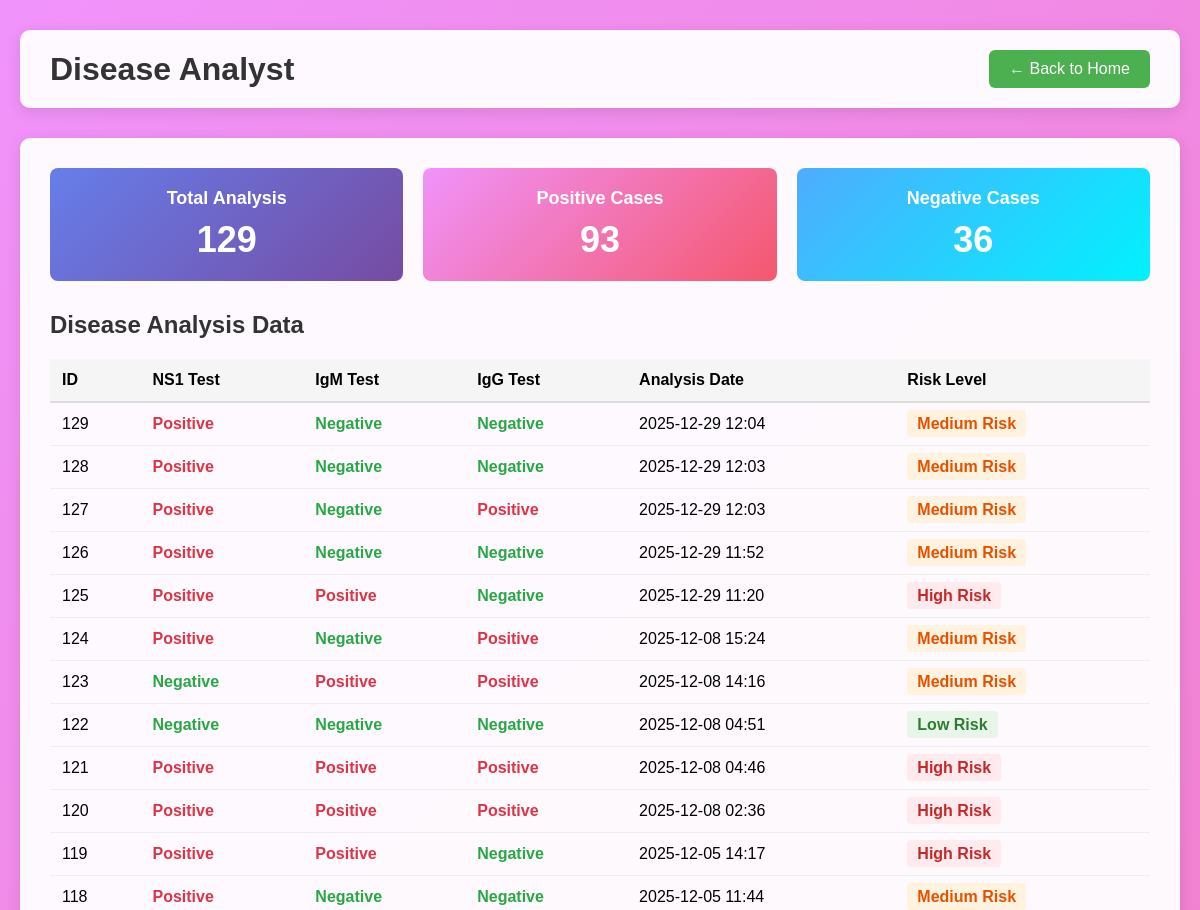
Page /disease-analyst/ (upper part) on the earlier database version.
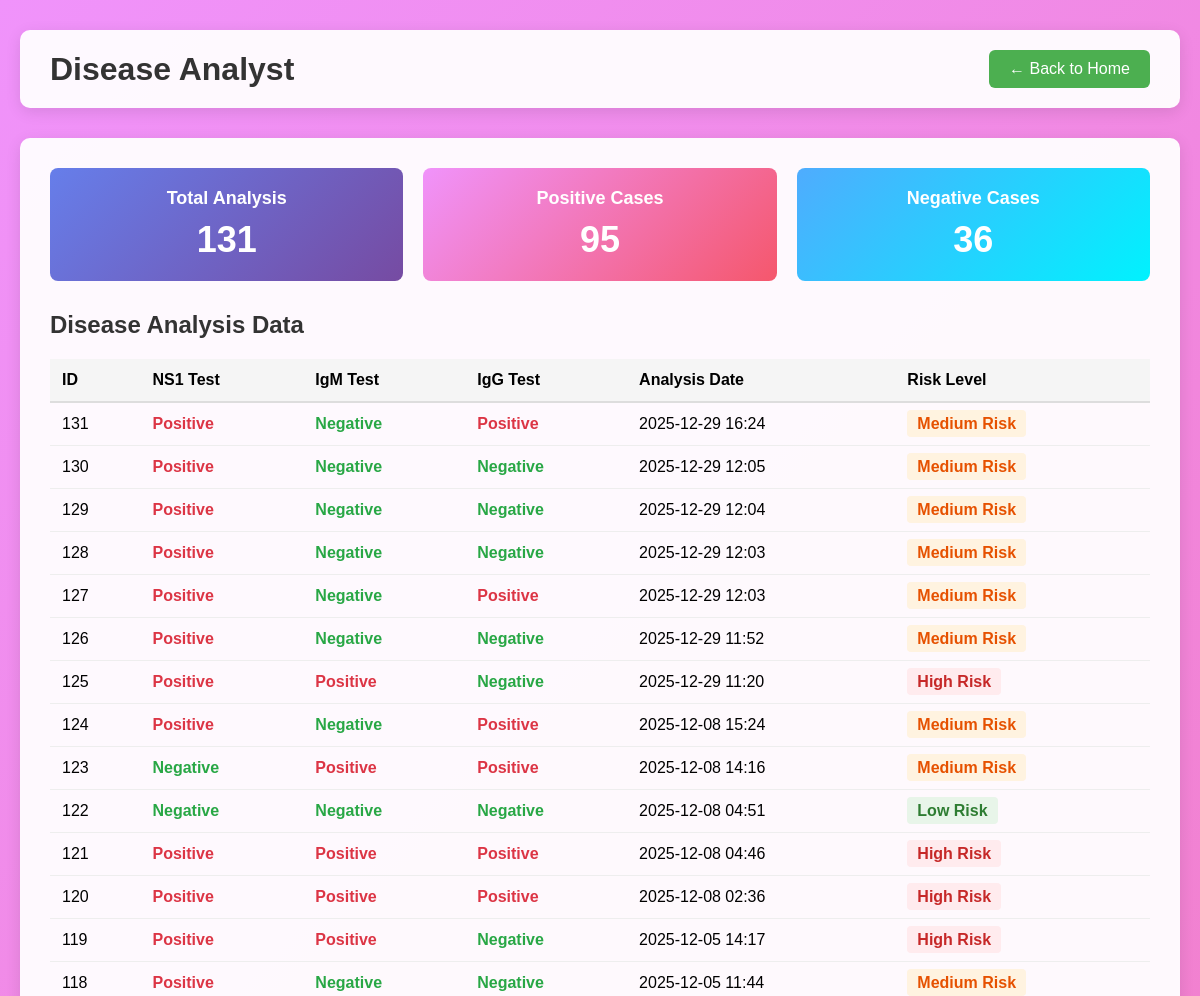
Same page on the later database version.
### analyzer/models.py (models this page shows, shortened)
class AnalysisResult(models.Model):
    ns1 = models.BooleanField(default=False)
    igm = models.BooleanField(default=False)
    igg = models.BooleanField(default=False)
    created_at = models.DateTimeField(auto_now_add=True)

### analyzer/views.py (the view)
# urls.py: path('disease-analyst/', views.disease_analyst, name='disease_analyst'),
def disease_analyst(request):
    results = AnalysisResult.objects.all().order_by('-created_at')
    from django.db.models import Q
    positive_cases = results.filter(Q(ns1=True) | Q(igm=True) | Q(igg=True))
    total_count = results.count()
    positive_count = positive_cases.count()
    negative_count = total_count - positive_count
    data = {
        'results': results,
        'total_count': total_count,
        'positive_cases': positive_cases,
        'positive_count': positive_count,
        'negative_count': negative_count
    }
    return render(request, 'analyzer/disease_analyst.html', data)

### analyzer/templates/analyzer/disease_analyst.html (shortened to what this page needs)
{% load static %}
<!DOCTYPE html>
<html>
<head>
    <link rel="stylesheet" type="text/css" href="{% static 'analyzer/css/style.css' %}">
</head>
<body>
    <div class="page-container">
        <div class="page-header">
            <h1>Disease Analyst</h1>
            <a href="{% url 'home' %}" class="back-btn">← Back to Home</a>
        </div>
        <div class="data-section">
            <div class="stats-box">
                <div class="stat-item">
                    <h3>Total Analysis</h3>
                    <p class="stat-number">{{ total_count }}</p>
                </div>
                <div class="stat-item stat-positive">
                    <h3>Positive Cases</h3>
                    <p class="stat-number">{{ positive_count }}</p>
                </div>
                <div class="stat-item stat-negative">
                    <h3>Negative Cases</h3>
                    <p class="stat-number">{{ negative_count }}</p>
                </div>
            </div>
            <div class="table-container">
                <h2>Disease Analysis Data</h2>
                <table class="data-table">
                    <thead>
                        <tr>
                            <th>ID</th>
                            <th>NS1 Test</th>
                            <th>IgM Test</th>
                            <th>IgG Test</th>
                            <th>Analysis Date</th>
                            <th>Risk Level</th>
                        </tr>
                    </thead>
                    <tbody>
                        {% for result in results %}
                        <tr>
                            <td>{{ result.id }}</td>
                            <td class="{% if result.ns1 %}positive{% else %}negative{% endif %}">
                                {{ result.ns1|yesno:"Positive,Negative" }}
                            </td>
                            <td class="{% if result.igm %}positive{% else %}negative{% endif %}">
                                {{ result.igm|yesno:"Positive,Negative" }}
                            </td>
                            <td class="{% if result.igg %}positive{% else %}negative{% endif %}">
                                {{ result.igg|yesno:"Positive,Negative" }}
                            </td>
                            <td>{{ result.created_at|date:"Y-m-d H:i" }}</td>
                            <td>
                                {% if result.ns1 and result.igm %}
                                    <span class="risk-high">High Risk</span>
                                {% elif result.ns1 or result.igm or result.igg %}
                                    <span class="risk-medium">Medium Risk</span>
                                {% else %}
                                    <span class="risk-low">Low Risk</span>
                                {% endif %}
                            </td>
                        </tr>
                        {% empty %}
                        <tr>
                            <td colspan="6" class="no-data">No analysis data available</td>
                        </tr>
                        {% endfor %}
                    </tbody>
                </table>
            </div>
        </div>
    </div>
</body>
</html>

Differences in the rows shown:
added AnalysisResult: id "131", ns1 "Positive", igm "Negative", igg "Positive", created_at "2025-12-29 16:24", shows "Medium Risk"
added AnalysisResult: id "130", ns1 "Positive", igm "Negative", igg "Negative", created_at "2025-12-29 12:05", shows "Medium Risk"
Other differences:
{{ total_count }}: "129" → "131"
{{ positive_count }}: "93" → "95"
